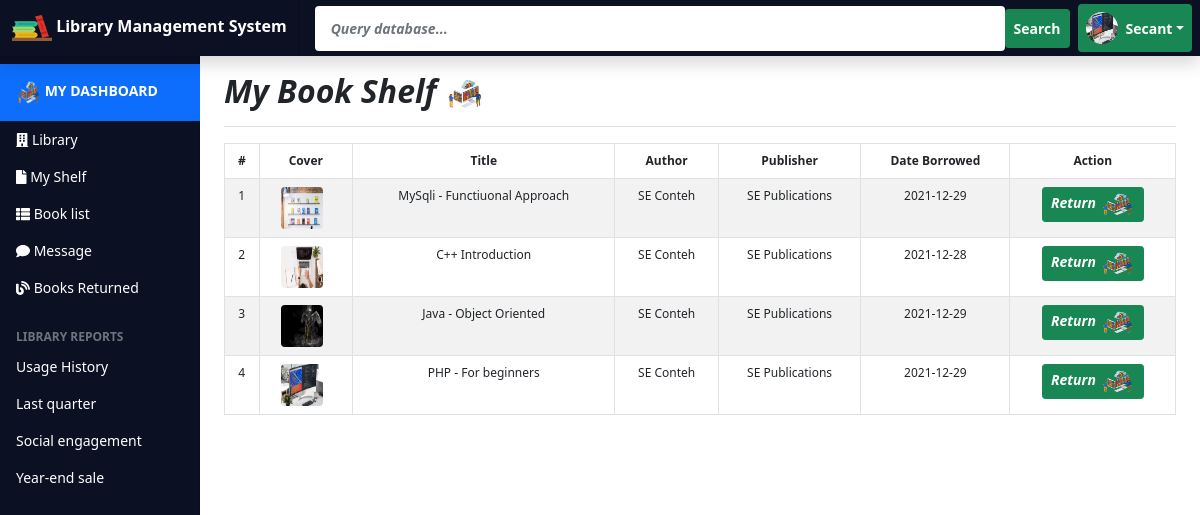
/student/my-books.php (signed in), run on the app's committed database.
### tables this page shows
CREATE TABLE IF NOT EXISTS `tblborrowing` (
  `borrowing_ID` int(11) NOT NULL AUTO_INCREMENT,
  `book_ID` int(11) DEFAULT NULL,
  `stud_ID` int(11) DEFAULT NULL,
  `date_borrowed` date DEFAULT NULL,
  PRIMARY KEY (`borrowing_ID`),
  KEY `book_ID` (`book_ID`),
  KEY `stud_ID` (`stud_ID`)
);

CREATE TABLE IF NOT EXISTS `tblbook` (
  `bookid` int(11) NOT NULL AUTO_INCREMENT,
  `bookcover` varchar(255) DEFAULT NULL,
  `booktitle` varchar(50) DEFAULT NULL,
  `bookauthor` varchar(50) DEFAULT NULL,
  `bookcategoryid` int(5) DEFAULT NULL,
  `bookstatusid` int(5) DEFAULT NULL,
  `bookpublisher` varchar(50) DEFAULT NULL,
  `bookdateadded` date DEFAULT NULL,
  PRIMARY KEY (`bookid`),
  KEY `bookcategoryid` (`bookcategoryid`),
  KEY `bookstatusid` (`bookstatusid`)
);

### student/my-books.php (the view, shortened to what this page needs)
<?php include 'dashboard-sidebar.php';?>
    <main class="col-md-9 ms-sm-auto col-lg-10 px-md-4">
      <div class="d-flex justify-content-between flex-wrap flex-md-nowrap align-items-center pt-3 pb-2 mb-3 border-bottom">
        <h4 class="h2 fst-italic fw-bold">My Book Shelf
             <img src="../assets/LMS Icons/2.png" width="40" height="32"></h4>
      </div>
      <table class="table table-striped table-bordered table-hover table-responsive" style="font-size:12px" cellspacing="0">
          <thead class="text-center">
            <tr>
              <th>#</th>
              <th>Cover</th>
              <th>Title</th>
              <th>Author</th>
              <th>Publisher</th>
              <th>Date Borrowed</th>
              <th>Action</th>
            </tr>
          </thead>
          <tbody class="text-center">
          <?php
             $userid = $_SESSION['stud_ID'];
              $i = 1;
            include '../includes/config.php';
            $datashowquery = "SELECT * FROM tblborrowing
            JOIN tblbook ON tblbook.bookid = tblborrowing.book_ID
            WHERE tblborrowing.stud_ID = '$userid'";
            $datashowqueryrun = mysqli_query($conn,  $datashowquery);
            $datashowqueryrowcount = mysqli_num_rows($datashowqueryrun);
            if( $datashowqueryrowcount > 0){
                while($row = mysqli_fetch_assoc($datashowqueryrun)){
            ?>
            <tr>
              <td><?php echo $i++;?></td>
              <td><img src="../<?php echo $row['bookcover'];?>" width="42" height="42" class="rounded me-2"></td>
              <td><?php echo $row['booktitle'];?></td>
              <td><?php echo $row['bookauthor'];?></td>
              <td><?php echo $row['bookpublisher'];?></td>
              <td><?php echo $row['date_borrowed'];?></td>
              <td>
              <form action="controller.php" method="POST">
                <button class="btn btn-success btn-sm fw-bold fst-italic" name="returnbook"> Return <img src="../assets/LMS Icons/2.png" width="35" height="25"></button>
                </form>
              </td>
            </tr>
            <?php
                }
            }?>
          </tbody>
        </table>
      </div>
  </div>
<?php include 'dashboard-footer.php';?>

### data on the page
tblborrowing: book_ID.bookcover (picture), book_ID.booktitle "MySqli - Functiuonal Approach", book_ID.bookauthor "SE Conteh", book_ID.bookpublisher "SE Publications", date_borrowed "2021-12-29"
tblborrowing: book_ID.bookcover (picture), book_ID.booktitle "C++ Introduction", book_ID.bookauthor "SE Conteh", book_ID.bookpublisher "SE Publications", date_borrowed "2021-12-28"
tblborrowing: book_ID.bookcover (picture), book_ID.booktitle "Java - Object Oriented", book_ID.bookauthor "SE Conteh", book_ID.bookpublisher "SE Publications", date_borrowed "2021-12-29"
tblborrowing: book_ID.bookcover (picture), book_ID.booktitle "PHP - For beginners", book_ID.bookauthor "SE Conteh", book_ID.bookpublisher "SE Publications", date_borrowed "2021-12-29"

### other printed values
$_SESSION['fname'] "Secant"
